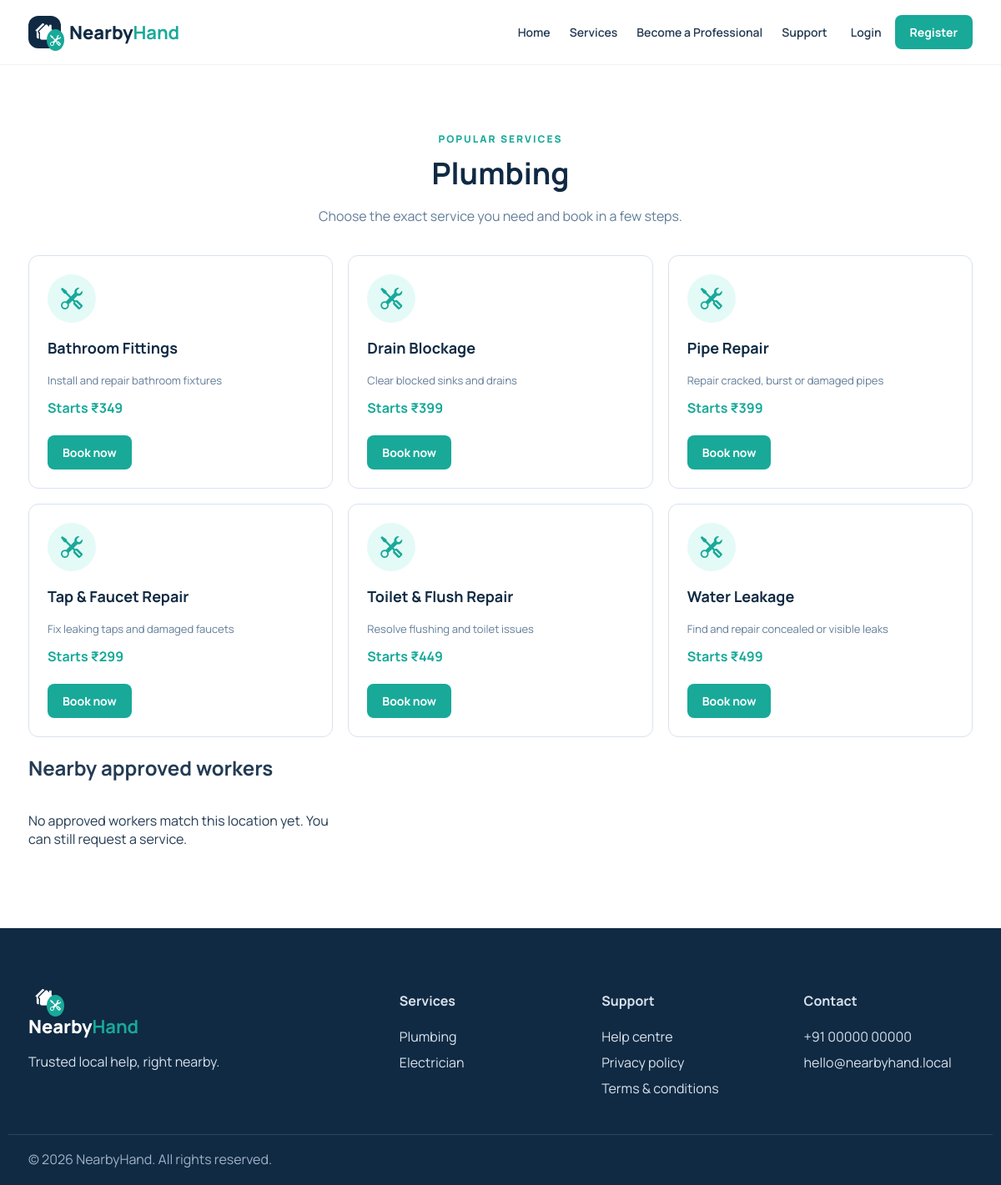
The page /services.php?category=plumbing on the database its author committed.
### tables this page shows
CREATE TABLE services (id INT AUTO_INCREMENT PRIMARY KEY, category_id INT, name VARCHAR(120) NOT NULL, description TEXT, price DECIMAL(10,2) DEFAULT 299, visit_charge DECIMAL(10,2) DEFAULT 49, active BOOLEAN DEFAULT 1, FOREIGN KEY(category_id) REFERENCES service_categories(id));

### includes/bootstrap.php (called while the page is built, shortened)
<?php
function e($value) { return htmlspecialchars((string)$value, ENT_QUOTES, 'UTF-8'); }

### services.php (the view, shortened to what this page needs)
<?php require __DIR__.'/includes/bootstrap.php'; $category=$_GET['category'] ?? ''; $q=trim($_GET['q'] ?? ''); if($category){$stmt=$pdo->prepare("SELECT s.* FROM services s JOIN service_categories c ON c.id=s.category_id WHERE c.slug=? AND s.active=1 ORDER BY s.name");$stmt->execute([$category]);}elseif($q){$stmt=$pdo->prepare("SELECT s.* FROM services s JOIN service_categories c ON c.id=s.category_id WHERE s.active=1 AND (s.name LIKE ? OR s.description LIKE ?) ORDER BY s.name");$stmt->execute(['%'.$q.'%','%'.$q.'%']);}else{$stmt=$pdo->query("SELECT s.* FROM services s WHERE active=1 ORDER BY s.name");}$services=$stmt->fetchAll(); $location=strtolower(trim($_GET['location'] ?? '')); $workerStmt=$pdo->prepare("SELECT w.*,AVG(r.rating) rating,COUNT(r.id) review_count FROM workers w LEFT JOIN reviews r ON r.worker_id=w.id WHERE w.status='approved' AND (?='' OR LOWER(COALESCE(w.service_area,'')) LIKE ? OR LOWER(COALESCE(w.address,'')) LIKE ?) GROUP BY w.id ORDER BY rating DESC,w.name LIMIT 20");$workerStmt->execute([$location,'%'.$location.'%','%'.$location.'%']);$workers=$workerStmt->fetchAll(); $pageTitle='Services'; require __DIR__.'/includes/header.php'; ?>
<section class="section"><div class="container"><div class="section-head"><div class="eyebrow">Popular services</div><h2><?=e($category ? ucfirst($category) : 'All services')?></h2><p>Choose the exact service you need and book in a few steps.</p></div><div class="service-list"><?php foreach($services as $s): ?><article class="mini-service"><div class="service-icon" style="width:58px;height:58px;font-size:26px"><i class="bi bi-tools"></i></div><h3><?=e($s['name'])?></h3><p><?=e($s['description'])?></p><strong>Starts ₹<?=number_format($s['price'],0)?></strong><br><br><a class="btn btn-primary" href="booking.php?service=<?=e($s['id'])?>">Book now</a></article><?php endforeach; ?></div><h2 class="workers-title">Nearby approved workers</h2><div class="service-list"><?php if(!$workers): ?><p>No approved workers match this location yet. You can still request a service.</p><?php endif ?></div></div></section>
<?php require __DIR__.'/includes/footer.php'; ?>

### assets/css/style.css (style rules this page uses)
* { box-sizing:border-box }
:root { --navy:#102a43;--teal:#18a999;--blue:#dff7f3;--ink:#243b53;--muted:#627d98;--line:#d9e2ec }
body { margin:0;font-family:Manrope,Arial,sans-serif;color:var(--ink);background:#fff }
.container { max-width:1180px;margin:auto;padding:0 24px }
.btn { border:0;border-radius:8px;padding:11px 18px;text-decoration:none;font-weight:700;font-size:14px;display:inline-block;cursor:pointer }
.btn-primary { background:var(--teal);color:white!important }
.eyebrow { color:var(--teal);font-weight:800;text-transform:uppercase;letter-spacing:2px;font-size:12px }
.section { padding:80px 0 }
.section-head { text-align:center;margin-bottom:36px }
.section-head h2 { font-size:36px;color:var(--navy);margin:8px }
.section-head p { color:var(--muted) }
.service-icon { width:94px;height:94px;border-radius:50%;background:#e4faf6;color:var(--teal);display:grid;place-items:center;font-size:48px;flex:none }
.service-list { display:grid;grid-template-columns:repeat(3,1fr);gap:18px }
.mini-service { border:1px solid var(--line);border-radius:12px;padding:22px }
.mini-service h3 { color:var(--navy);font-size:18px }
.mini-service p { font-size:13px;color:var(--muted) }
.mini-service strong { color:var(--teal) }

### rows shown on the page
services: name "Bathroom Fittings", description "Install and repair bathroom fixtures", price "349"
services: name "Drain Blockage", description "Clear blocked sinks and drains", price "399"
services: name "Pipe Repair", description "Repair cracked, burst or damaged pipes", price "399"
services: name "Tap & Faucet Repair", description "Fix leaking taps and damaged faucets", price "299"
services: name "Toilet & Flush Repair", description "Resolve flushing and toilet issues", price "449"
services: name "Water Leakage", description "Find and repair concealed or visible leaks", price "499"

### other values the page prints
$category ? ucfirst($category) : 'All services' "Plumbing"
